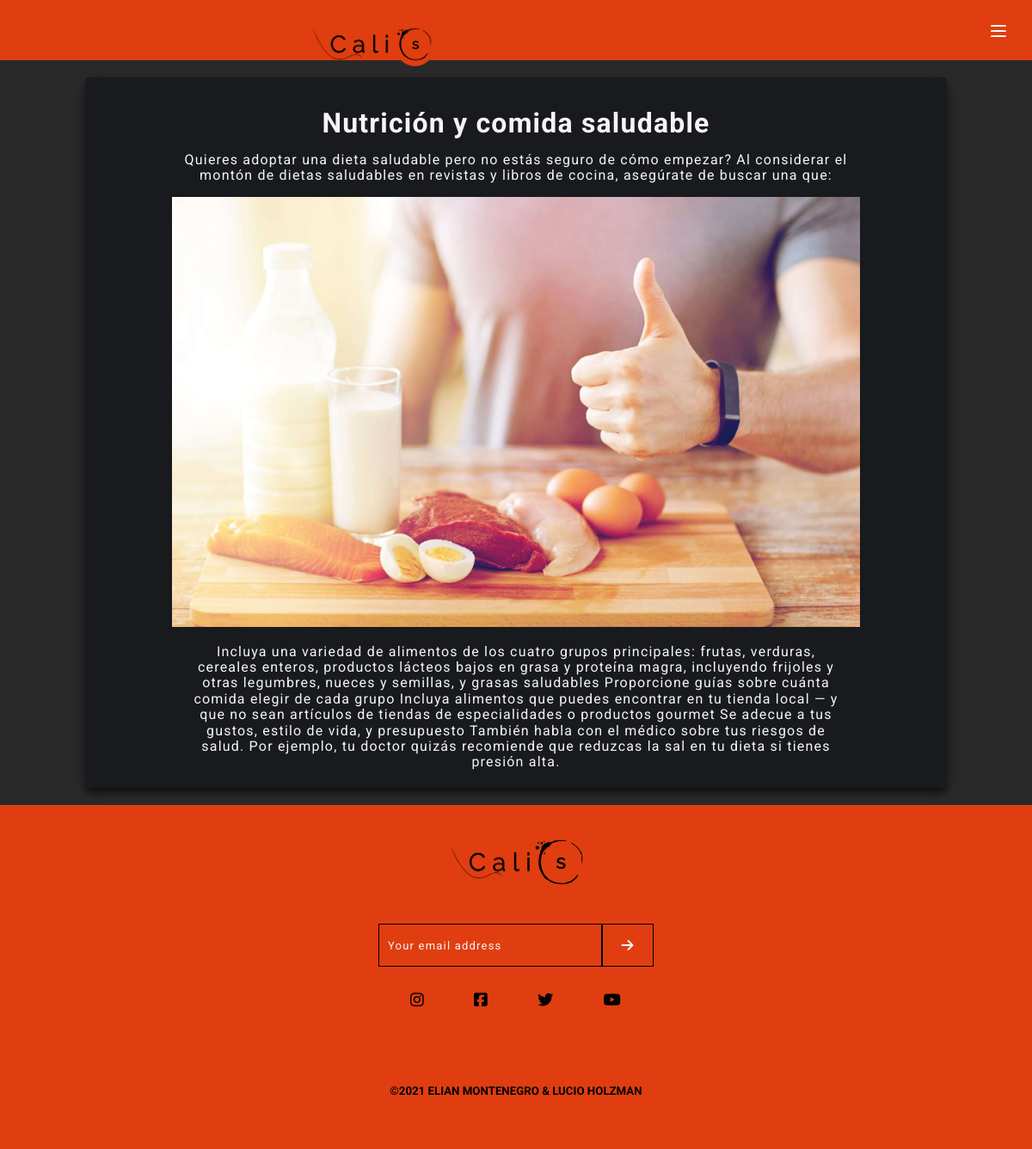
Screenshot of /blog?slug=nutrición-y-comida-saludable4552388 with the database file from the repository.
### tables this page shows
CREATE TABLE `blog` (
  `id` int(200) NOT NULL,
  `idCategory` int(200) NOT NULL,
  `title` varchar(100) NOT NULL,
  `content` longtext NOT NULL,
  `slug` varchar(200) NOT NULL,
  `cover` tinyint(1) NOT NULL,
  `public` tinyint(1) NOT NULL,
  `image` blob NOT NULL,
  `resume` varchar(250) NOT NULL,
  `time` date NOT NULL DEFAULT current_timestamp()
);

### libs/view.php (called while the page is built, shortened)
<?php
class View{
    function render($nombre, $data = []){
        $this->d = $data;
        require 'views/' . $nombre . '.php';
    }
}
?>

### controllers/blog.php (called while the page is built, shortened)
<?php
class Blog extends Controller{
    function render(){
        if($this->existGET(['slug'])){
            $slug = $this->getGet('slug');
        }
        $blogModel = new BlogModel();
        $slug = ('"' . $slug . '"' );
        $blog =  $blogModel->getBlogSlug($slug);
        $this->view->render('blog', [
            'blog' => $blog
        ]);
    }
}
?>

### index.php (called while the page is built, shortened)
<?php
require_once 'libs/connection.php';
require_once 'libs/view.php';
include_once 'models/blogModel.php';
require_once 'libs/app.php';
$app = new App();
?>

### models/blogModel.php (called while the page is built, shortened)
<?php
class BlogModel extends Model{
    private $title;
    private $resume;
    private $content;
    private $image;
    public function setTitle($title)            {$this->title = $title;}
    public function setResume($resume)          {$this->resume = $resume;}
    public function setContent($content)        {$this->content = $content;}
    public function setImage($image)            {$this->image = $image;}
    public function getTitle()  {return $this->title;}
    public function getResume() {return $this->resume;}
    public function getContent(){return $this->content;}
    public function getImage()  {return $this->image;}
    public function getBlogSlug($slug){
        try {
            $query = $this->query('SELECT id, title, resume, image, content, slug FROM blog  WHERE slug = ' .  $slug .'');
            return $this;
        } catch (PDOException $e) {
            return ;
            error_log('BLOGMODEL::get-> PDOExeption xd ' . $e);
        }
    }
}
?>

### libs/connection.php (called while the page is built, shortened)
<?php
class Connection{
    private $host;
    private $db;
    private $user;
    private $password;
    private $charset;
    public function __construct(){
        $this->host = constant('HOST');
        $this->db = constant('DB');
        $this->user = constant('USER');
        $this->password = constant('PASSWORD');
        $this->charset = constant('CHARSET');
    }
    function connect(){
        try{
            $connection = "mysql:host=" . $this->host . ";dbname=" . $this->db . ";charset=" . $this->charset;
            $options = [
                PDO::ATTR_ERRMODE            => PDO::ERRMODE_EXCEPTION,
                PDO::ATTR_EMULATE_PREPARES   => false,
            ];
            $pdo = new PDO($connection, $this->user, $this->password, $options);
            return $pdo;
        }catch(PDOException $e){
            error_log('Error connection: ' . $e->getMessage());
        }
    }
}
?>

### libs/model.php (called while the page is built, shortened)
<?php
class Model {
    function __construct()
    {
        $this->db = new Connection();
    }
    function query($query){
        return $this->db->connect()->query($query);
    }
}
?>

### views/blog.php (the view, shortened to what this page needs)
<?php
    $blog = $this->d['blog']
?>
<!DOCTYPE html>
<html lang="en">
<head>
    <link rel="stylesheet" href="<?php echo constant('URL'); ?>/static/css/style.css">
    <link rel="stylesheet" href="<?php echo constant('URL'); ?>/static/css/blog.css">
    <link rel="stylesheet" href="<?php echo constant('URL'); ?>/static/css/header.css">
    <link rel="stylesheet" href="<?php echo constant('URL'); ?>/static/css/footer.css">
</head>
<body>
    <main>
        <section>
            <article class="article">
                <div class="article-descrip">
                    <h2 class="article-title">
                        <?php echo  $blog->getTitle(); ?>
                    </h2>
                    <p class="article-paragraph">
                        <?php echo  $blog->getResume(); ?>
                    </p>
                </div>
                <div class="article-image">
                    <img src="<?php echo constant('URL') ?>static/img/image/<?php echo  $blog->getImage(); ?>" alt="">
                </div>
                <div class="article-info">
                    <p class="article-info-content">
                        <?php echo  $blog->getContent(); ?>
                    </p>
                </div>
            </article>
        </section>
    </main>
</body>
</html>

### libs/app.php (shortened to what this page needs)
<?php
class App {
    public function __construct()
    {
        $url = isset($_GET['url']) ? $_GET['url']: null;
        $url = rtrim($url, '/');
        $url = explode('/' , $url);
        $archivoController = 'controllers/' . $url[0] . '.php';
        if(file_exists($archivoController)){
            $controller = new $url[0];
            if(isset($url[1])){
                if (method_exists($controller, $url[1])) {
                    if(isset($url[2])){
                        $numparam = sizeof($url) - 2;
                        $params = [];
                        for($i = 0; $i < $numparam; $i++){
                            array_push($params, $url[$i + 2]);
                        }
                        $controller->{$url[1]}($params);
                    }else{
                        $controller->{$url[1]}();
                    }
                }else{
                    error_log("APP:: -> error no existe ese metedo");
                    $controller = new Errores();
                }
            }else{
                $controller->render();
            }
        }else{
            error_log("APP:: -> no existe ese metodo");
            $controller = new Errores();
        }
    }
}

### static/css/style.css (style rules this page uses)
html { line-height:1.15;-webkit-text-size-adjust:100% }
body { margin:0 }
main { display:block }
a { background-color:transparent }
img { border-style:none }
button,input,optgroup,select,textarea { font-family:inherit;font-size:100%;line-height:1.15;margin:0 }
button,input { overflow:visible }
button,select { text-transform:none }
[type=button],[type=reset],[type=submit],button { -webkit-appearance:button }
:root { --main-color: #E03E10; --main-bg-color : #181A1E; }
* { margin: 0; padding: 0; box-sizing: border-box; font-family: 'Roboto', sans-serif; }
body { width: 100%; background-color: rgb(245, 245, 245); }
p, i, h1, h2, h3, h4, span, a, label, button, input, input::placeholder { letter-spacing: 1.2px; color: rgb(245, 245, 245); font-weight: 400; }
label, input, input::placeholder { font-size: 13px; }
a { text-decoration: none; }
input, button, textarea { outline: none; }

### static/css/blog.css (style rules this page uses)
@media only screen and (min-width:300px) { main { width: 100%; min-height: 100vh; padding-top: 70px; height: auto; background-color: var(--main-bg-color); } }
@media only screen and (min-width:300px) { main section { height: auto; display: flex; flex-direction: column; background-color: transparent; align-items: center; min-height:100vh; } }
@media only screen and (min-width:300px) { main .article { width: 100%; height: auto; display: flex; flex-direction: column; margin-top: 20px; } }
@media only screen and (min-width:300px) { main .article .article-descrip .article-title, main .article .article-descrip .article-paragraph { text-align: center; margin: 15px 0px; } }
@media only screen and (min-width:300px) { main .article-image { width: 100%; height: 300px; background-color: aliceblue; } }
@media only screen and (min-width:300px) { main .article-image img { width: 100%; height: 100%; object-fit: cover; } }
@media only screen and (min-width:300px) { main .article-info { height: auto; width: 100%; } }
@media only screen and (min-width:300px) { main .article-info .article-info-content { text-align: center; margin: 20px 0px; padding: 0px 15px; } }
@media only screen and (min-width:480px) { main { display: flex; align-items: center; flex-direction: column; } }
@media only screen and (min-width:480px) { main .article { width: 80%; } }
@media only screen and (min-width:700px) { main .article-image { height: 400px; } }
@media only screen and (min-width:1000px) { main { background-color: #292929; } }
@media only screen and (min-width:1000px) { main section { margin: 20px 0px; width: 1000px; background-color: var(--main-bg-color); box-shadow: 0 5px 10px 0 rgb(0 0 0 / 70%); } }
@media only screen and (min-width:1000px) { main .article { width: 800px; } }
@media only screen and (min-width:1000px) { main .article .article-descrip .article-title { font-size: 32px; font-weight: 700; } }
@media only screen and (min-width:1000px) { main .article-image { height: 500px; } }
footer { width: 100%; height: 70px; background-color: aquamarine; }

### rows the page displays
blog: title "Nutrición y comida saludable", resume "Quieres adoptar una dieta saludable pero no estás seguro de cómo empezar? Al considerar el montón de dietas saludables en revistas y libros de cocina, asegúrate de buscar una que:", image (picture), content "Incluya una variedad de alimentos de los cuatro grupos principales: frutas, verduras, cereales enteros, productos lácteos bajos en grasa y proteína magra, incluyendo frijoles y otras legumbres, nueces y semillas, y grasas saludables Proporcione guías sobre cuánta comida elegir de cada grupo Incluya alimentos que puedes encontrar en tu tienda local — y que no sean artículos de tiendas de especialidades o productos gourmet Se adecue a tus gustos, estilo de vida, y presupuesto También habla con el médico sobre tus riesgos de salud. Por ejemplo, tu doctor quizás recomiende que reduzcas la sal en tu dieta si tienes presión alta."
